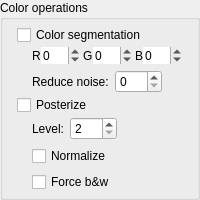
                   <widget class="QGroupBox" name="colorOperationsOptions">
                    <property name="styleSheet">
                     <string notr="true"/>
                    </property>
                    <property name="title">
                     <string>Color operations</string>
                    </property>
                    <layout class="QHBoxLayout" name="horizontalLayout_28">
                     <property name="leftMargin">
                      <number>0</number>
                     </property>
                     <property name="topMargin">
                      <number>0</number>
                     </property>
                     <property name="rightMargin">
                      <number>0</number>
                     </property>
                     <property name="bottomMargin">
                      <number>0</number>
                     </property>
                     <item>
                      <spacer name="horizontalSpacer_60">
                       <property name="orientation">
                        <enum>Qt::Horizontal</enum>
                       </property>
                       <property name="sizeHint" stdset="0">
                        <size>
                         <width>1</width>
                         <height>1</height>
                        </size>
                       </property>
                      </spacer>
                     </item>
                     <item>
                      <layout class="QVBoxLayout" name="verticalLayout_31">
                       <property name="spacing">
                        <number>2</number>
                       </property>
                       <property name="leftMargin">
                        <number>5</number>
                       </property>
                       <property name="topMargin">
                        <number>5</number>
                       </property>
                       <property name="rightMargin">
                        <number>5</number>
                       </property>
                       <property name="bottomMargin">
                        <number>5</number>
                       </property>
                       <item>
                        <widget class="QCheckBox" name="colorSegmentationCB">
                         <property name="toolTip">
                          <string>Split the image into color segments and colorize b&amp;w mask.</string>
                         </property>
                         <property name="statusTip">
                          <string/>
                         </property>
                         <property name="text">
                          <string>Color segmentation</string>
                         </property>
                        </widget>
                       </item>
                       <item>
                        <widget class="QWidget" name="segmenterOptionsWidget" native="true">
                         <layout class="QVBoxLayout" name="verticalLayout_32">
                          <property name="leftMargin">
                           <number>0</number>
                          </property>
                          <property name="topMargin">
                           <number>0</number>
                          </property>
                          <property name="rightMargin">
                           <number>0</number>
                          </property>
                          <property name="bottomMargin">
                           <number>0</number>
                          </property>
                          <item>
                           <layout class="QHBoxLayout" name="horizontalLayout_29">
                            <property name="spacing">
                             <number>0</number>
                            </property>
                            <item>
                             <spacer name="horizontalSpacer_61">
                              <property name="orientation">
                               <enum>Qt::Horizontal</enum>
                              </property>
                              <property name="sizeType">
                               <enum>QSizePolicy::Minimum</enum>
                              </property>
                              <property name="sizeHint" stdset="0">
                               <size>
                                <width>15</width>
                                <height>1</height>
                               </size>
                              </property>
                             </spacer>
                            </item>
                            <item>
                             <widget class="QLabel" name="rLabel">
                              <property name="text">
                               <string>R</string>
                              </property>
                              <property name="margin">
                               <number>1</number>
                              </property>
                              <property name="indent">
                               <number>0</number>
                              </property>
                             </widget>
                            </item>
                            <item>
                             <widget class="QSpinBox" name="redAdjustmentSB">
                              <property name="toolTip">
                               <string>Red component adjustment. Negative value means the segmenter will be more sensitive to red and vice versa for positive values.</string>
                              </property>
                              <property name="frame">
                               <bool>false</bool>
                              </property>
                              <property name="alignment">
                               <set>Qt::AlignLeading|Qt::AlignLeft|Qt::AlignVCenter</set>
                              </property>
                              <property name="minimum">
                               <number>-99</number>
                              </property>
                              <property name="maximum">
                               <number>99</number>
                              </property>
                              <property name="value">
                               <number>0</number>
                              </property>
                             </widget>
                            </item>
                            <item>
                             <widget class="QLabel" name="gLabel">
                              <property name="text">
                               <string>G</string>
                              </property>
                              <property name="margin">
                               <number>1</number>
                              </property>
                              <property name="indent">
                               <number>3</number>
                              </property>
                             </widget>
                            </item>
                            <item>
                             <widget class="QSpinBox" name="greenAdjustmentSB">
                              <property name="toolTip">
                               <string>Green component adjustment. Negative value means the segmenter will be more sensitive to green and vice versa for positive values.</string>
                              </property>
                              <property name="frame">
                               <bool>false</bool>
                              </property>
                              <property name="alignment">
                               <set>Qt::AlignLeading|Qt::AlignLeft|Qt::AlignVCenter</set>
                              </property>
                              <property name="minimum">
                               <number>-99</number>
                              </property>
                              <property name="maximum">
                               <number>99</number>
                              </property>
                              <property name="value">
                               <number>0</number>
                              </property>
                             </widget>
                            </item>
                            <item>
                             <widget class="QLabel" name="bLabel">
                              <property name="text">
                               <string>B</string>
                              </property>
                              <property name="margin">
                               <number>1</number>
                              </property>
                              <property name="indent">
                               <number>3</number>
                              </property>
                             </widget>
                            </item>
                            <item>
                             <widget class="QSpinBox" name="blueAdjustmentSB">
                              <property name="toolTip">
                               <string>Blue component adjustment. Negative value means the segmenter will be more sensitive to blue and vice versa for positive values.</string>
                              </property>
                              <property name="frame">
                               <bool>false</bool>
                              </property>
                              <property name="alignment">
                               <set>Qt::AlignLeading|Qt::AlignLeft|Qt::AlignVCenter</set>
                              </property>
                              <property name="minimum">
                               <number>-99</number>
                              </property>
                              <property name="maximum">
                               <number>99</number>
                              </property>
                              <property name="value">
                               <number>0</number>
                              </property>
                             </widget>
                            </item>
                            <item>
                             <spacer name="horizontalSpacer_62">
                              <property name="orientation">
                               <enum>Qt::Horizontal</enum>
                              </property>
                              <property name="sizeHint" stdset="0">
                               <size>
                                <width>1</width>
                                <height>1</height>
                               </size>
                              </property>
                             </spacer>
                            </item>
                           </layout>
                          </item>
                          <item>
                           <layout class="QHBoxLayout" name="horizontalLayout_30">
                            <item>
                             <spacer name="horizontalSpacer_63">
                              <property name="orientation">
                               <enum>Qt::Horizontal</enum>
                              </property>
                              <property name="sizeType">
                               <enum>QSizePolicy::Minimum</enum>
                              </property>
                              <property name="sizeHint" stdset="0">
                               <size>
                                <width>15</width>
                                <height>1</height>
                               </size>
                              </property>
                             </spacer>
                            </item>
                            <item>
                             <widget class="QLabel" name="reduceNoiseLabel">
                              <property name="text">
                               <string>Reduce noise:</string>
                              </property>
                             </widget>
                            </item>
                            <item>
                             <widget class="QSpinBox" name="reduceNoiseSB">
                              <property name="toolTip">
                               <string/>
                              </property>
                              <property name="frame">
                               <bool>true</bool>
                              </property>
                              <property name="alignment">
                               <set>Qt::AlignLeading|Qt::AlignLeft|Qt::AlignVCenter</set>
                              </property>
                              <property name="minimum">
                               <number>0</number>
                              </property>
                              <property name="maximum">
                               <number>999</number>
                              </property>
                              <property name="value">
                               <number>0</number>
                              </property>
                             </widget>
                            </item>
                            <item>
                             <spacer name="horizontalSpacer_64">
                              <property name="orientation">
                               <enum>Qt::Horizontal</enum>
                              </property>
                              <property name="sizeHint" stdset="0">
                               <size>
                                <width>1</width>
                                <height>1</height>
                               </size>
                              </property>
                             </spacer>
                            </item>
                           </layout>
                          </item>
                         </layout>
                        </widget>
                       </item>
                       <item>
                        <widget class="QCheckBox" name="posterizeCB">
                         <property name="toolTip">
                          <string>Reduce the number of colors of the output image by grouping similar colors.</string>
                         </property>
                         <property name="statusTip">
                          <string/>
                         </property>
                         <property name="text">
                          <string>Posterize</string>
                         </property>
                        </widget>
                       </item>
                       <item>
                        <widget class="QWidget" name="posterizeOptionsWidget" native="true">
                         <layout class="QVBoxLayout" name="verticalLayout_34">
                          <property name="leftMargin">
                           <number>0</number>
                          </property>
                          <property name="topMargin">
                           <number>0</number>
                          </property>
                          <property name="rightMargin">
                           <number>0</number>
                          </property>
                          <property name="bottomMargin">
                           <number>0</number>
                          </property>
                          <item>
                           <layout class="QHBoxLayout" name="horizontalLayout_31">
                            <property name="topMargin">
                             <number>0</number>
                            </property>
                            <item>
                             <spacer name="horizontalSpacer_65">
                              <property name="orientation">
                               <enum>Qt::Horizontal</enum>
                              </property>
                              <property name="sizeType">
                               <enum>QSizePolicy::Minimum</enum>
                              </property>
                              <property name="sizeHint" stdset="0">
                               <size>
                                <width>15</width>
                                <height>1</height>
                               </size>
                              </property>
                             </spacer>
                            </item>
                            <item>
                             <widget class="QLabel" name="posterizeLevelLabel">
                              <property name="text">
                               <string>Level:</string>
                              </property>
                             </widget>
                            </item>
                            <item>
                             <widget class="QSpinBox" name="posterizeLevelSB">
                              <property name="toolTip">
                               <string>Lower value means lower count of colors in the output image, values between 2 and 6 inclusive guarantee an indexed image.</string>
                              </property>
                              <property name="frame">
                               <bool>true</bool>
                              </property>
                              <property name="alignment">
                               <set>Qt::AlignLeading|Qt::AlignLeft|Qt::AlignVCenter</set>
                              </property>
                              <property name="minimum">
                               <number>2</number>
                              </property>
                              <property name="maximum">
                               <number>255</number>
                              </property>
                             </widget>
                            </item>
                            <item>
                             <spacer name="horizontalSpacer_66">
                              <property name="orientation">
                               <enum>Qt::Horizontal</enum>
                              </property>
                              <property name="sizeHint" stdset="0">
                               <size>
                                <width>1</width>
                                <height>1</height>
                               </size>
                              </property>
                             </spacer>
                            </item>
                           </layout>
                          </item>
                          <item>
                           <layout class="QHBoxLayout" name="horizontalLayout_33">
                            <property name="topMargin">
                             <number>0</number>
                            </property>
                            <item>
                             <spacer name="horizontalSpacer_70">
                              <property name="orientation">
                               <enum>Qt::Horizontal</enum>
                              </property>
                              <property name="sizeType">
                               <enum>QSizePolicy::Minimum</enum>
                              </property>
                              <property name="sizeHint" stdset="0">
                               <size>
                                <width>15</width>
                                <height>1</height>
                               </size>
                              </property>
                             </spacer>
                            </item>
                            <item>
                             <widget class="QCheckBox" name="posterizeNormalizationCB">
                              <property name="toolTip">
                               <string/>
                              </property>
                              <property name="statusTip">
                               <string/>
                              </property>
                              <property name="text">
                               <string>Normalize</string>
                              </property>
                             </widget>
                            </item>
                            <item>
                             <spacer name="horizontalSpacer_71">
                              <property name="orientation">
                               <enum>Qt::Horizontal</enum>
                              </property>
                              <property name="sizeHint" stdset="0">
                               <size>
                                <width>1</width>
                                <height>1</height>
                               </size>
                              </property>
                             </spacer>
                            </item>
                           </layout>
                          </item>
                          <item>
                           <layout class="QHBoxLayout" name="horizontalLayout_32">
                            <property name="topMargin">
                             <number>0</number>
                            </property>
                            <item>
                             <spacer name="horizontalSpacer_67">
                              <property name="orientation">
                               <enum>Qt::Horizontal</enum>
                              </property>
                              <property name="sizeType">
                               <enum>QSizePolicy::Minimum</enum>
                              </property>
                              <property name="sizeHint" stdset="0">
                               <size>
                                <width>15</width>
                                <height>1</height>
                               </size>
                              </property>
                             </spacer>
                            </item>
                            <item>
                             <widget class="QCheckBox" name="posterizeForceBwCB">
                              <property name="toolTip">
                               <string>Make dark and light gray gradients black and white respectively.</string>
                              </property>
                              <property name="statusTip">
                               <string/>
                              </property>
                              <property name="text">
                               <string>Force b&amp;&amp;w</string>
                              </property>
                             </widget>
                            </item>
                            <item>
                             <spacer name="horizontalSpacer_68">
                              <property name="orientation">
                               <enum>Qt::Horizontal</enum>
                              </property>
                              <property name="sizeHint" stdset="0">
                               <size>
                                <width>1</width>
                                <height>1</height>
                               </size>
                              </property>
                             </spacer>
                            </item>
                           </layout>
                          </item>
                         </layout>
                        </widget>
                       </item>
                      </layout>
                     </item>
                     <item>
                      <spacer name="horizontalSpacer_69">
                       <property name="orientation">
                        <enum>Qt::Horizontal</enum>
                       </property>
                       <property name="sizeHint" stdset="0">
                        <size>
                         <width>1</width>
                         <height>1</height>
                        </size>
                       </property>
                      </spacer>
                     </item>
                    </layout>
                   </widget>
